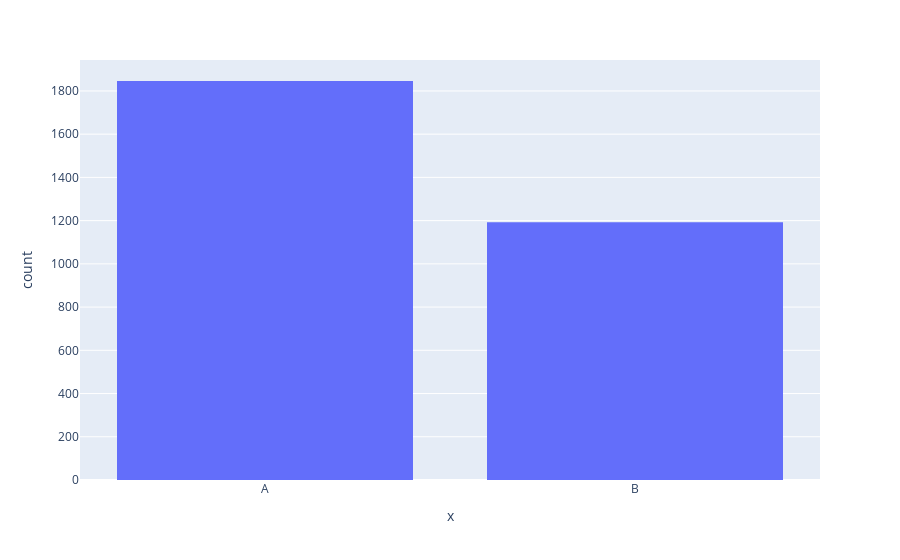

The code cell stored with this chart in its notebook:
### Code cell
simple_res = []
for r in coherence_battle_results:
    if r['winner'] == 'tie':
        simple_res.append('tie')
    elif r['winner'] == 'A':
        simple_res.append('A')
    elif r['winner'] == 'B':
        simple_res.append('B')

px.histogram(x=simple_res)

### Figure 1 — Plotly figure (JSON) as saved in the notebook; plotly's stock layout.template omitted (floating-point values rounded to 4 significant figures; data arrays with more than 128 entries replaced by an {"elided": "..."} marker saying what was removed)
{"data": [{"alignmentgroup": "True", "bingroup": "x", "hovertemplate": "x=%{x}<br>count=%{y}<extra></extra>", "legendgroup": "", "marker": {"color": "#636efa", "pattern": {"shape": ""}}, "name": "", "offsetgroup": "", "orientation": "v", "showlegend": false, "type": "histogram", "x": {"elided": "3039 str values"}, "xaxis": "x", "yaxis": "y"}], "layout": {"barmode": "relative", "legend": {"tracegroupgap": 0}, "margin": {"t": 60}, "xaxis": {"anchor": "y", "domain": [0, 1], "title": {"text": "x"}}, "yaxis": {"anchor": "x", "domain": [0, 1], "title": {"text": "count"}}}}
